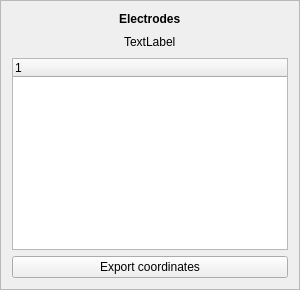
                  <widget class="QFrame" name="frame_19">
                   <property name="minimumSize">
                    <size>
                     <width>300</width>
                     <height>0</height>
                    </size>
                   </property>
                   <property name="maximumSize">
                    <size>
                     <width>300</width>
                     <height>16777215</height>
                    </size>
                   </property>
                   <property name="frameShape">
                    <enum>QFrame::Shape::StyledPanel</enum>
                   </property>
                   <property name="frameShadow">
                    <enum>QFrame::Shadow::Raised</enum>
                   </property>
                   <layout class="QVBoxLayout" name="verticalLayout_24">
                    <item>
                     <layout class="QVBoxLayout" name="verticalLayout_21">
                      <item alignment="Qt::AlignmentFlag::AlignHCenter">
                       <widget class="QLabel" name="label_26">
                        <property name="text">
                         <string>&lt;html&gt;&lt;head/&gt;&lt;body&gt;&lt;p&gt;&lt;span style=&quot; font-weight:700;&quot;&gt;Electrodes&lt;/span&gt;&lt;/p&gt;&lt;/body&gt;&lt;/html&gt;</string>
                        </property>
                       </widget>
                      </item>
                      <item>
                       <layout class="QHBoxLayout" name="horizontalLayout_47">
                        <item>
                         <spacer name="horizontalSpacer_5">
                          <property name="orientation">
                           <enum>Qt::Orientation::Horizontal</enum>
                          </property>
                          <property name="sizeHint" stdset="0">
                           <size>
                            <width>40</width>
                            <height>20</height>
                           </size>
                          </property>
                         </spacer>
                        </item>
                        <item>
                         <widget class="QLabel" name="lbl_ElectrodesCount_3">
                          <property name="text">
                           <string>TextLabel</string>
                          </property>
                         </widget>
                        </item>
                        <item>
                         <spacer name="horizontalSpacer_36">
                          <property name="orientation">
                           <enum>Qt::Orientation::Horizontal</enum>
                          </property>
                          <property name="sizeHint" stdset="0">
                           <size>
                            <width>40</width>
                            <height>20</height>
                           </size>
                          </property>
                         </spacer>
                        </item>
                       </layout>
                      </item>
                      <item>
                       <widget class="QTreeWidget" name="tv_Electrodes_3">
                        <column>
                         <property name="text">
                          <string notr="true">1</string>
                         </property>
                        </column>
                       </widget>
                      </item>
                     </layout>
                    </item>
                    <item>
                     <widget class="QPushButton" name="Export_Coordinates_3">
                      <property name="text">
                       <string>Export coordinates</string>
                      </property>
                     </widget>
                    </item>
                   </layout>
                  </widget>
